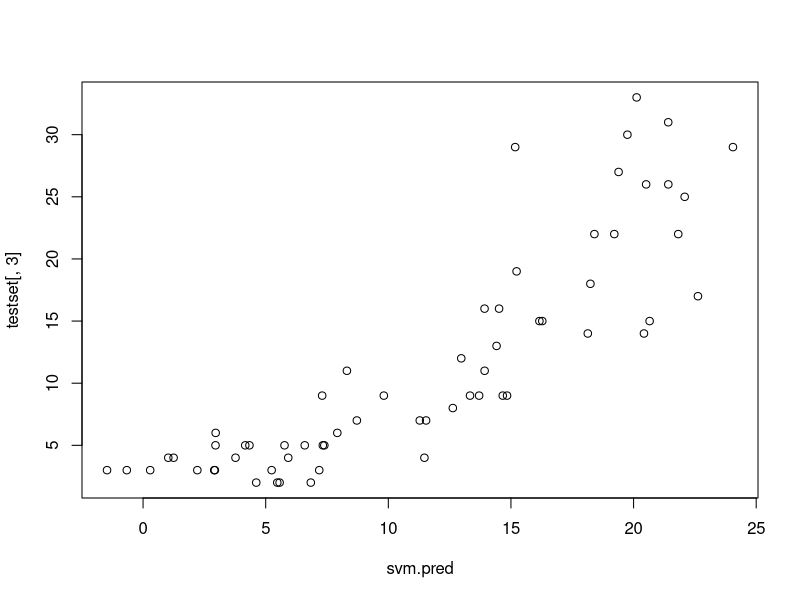

Reproduce this figure in R.
library(e1071)
library(rpart)
data(Ozone, package="mlbench")
## split data into a train and test set
index <- 1:nrow(Ozone)
testindex <- sample(index, trunc(length(index)/3))
testset <- na.omit(Ozone[testindex,-3])
trainset <- na.omit(Ozone[-testindex,-3])
svm.model <- svm(V4 ~ ., data = trainset, cost = 1000, gamma = 0.0001)
svm.pred <- predict(svm.model, testset[,-3])
crossprod(svm.pred - testset[,3]) / length(testindex)

summary(svm.model)
plot(svm.model, trainset)
plot(svm.pred, testset[,3])
